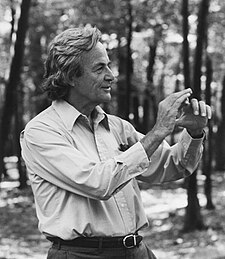
#> input picture keisanki/image/RichardFeynman.jpg, 225 x 259 px
$ python sample10.py image/RichardFeynman.jpg   (Python 2 division)
#> lines starting #> are read from the running program, lines starting #| are printed output that depends on the picture
#!/usr/bin/env python3
#-*- coding: utf-8 -*-

import cv2
import sys

print sys.argv[1]
img = cv2.imread(sys.argv[1])
#> img is the input picture: shape (259, 225, 3); min 0, max 255, mean 120.5

# (1)画素値（R,G,B）を順次取得し，変更する
p = [0,0,0]
height, width = img.shape[:2]
#> height = 259; width = 225
for y in range(height):
    for x in range(width):
        # 画素値を直接操作する一例
        p[0] = img[y][x][0] # B
        p[1] = img[y][x][1] # G
        p[2] = img[y][x][2] # R
        img[y][x][0] = round(p[0] * 0.6 + 10)
        img[y][x][1] = round(p[1] * 1.0)
        img[y][x][2] = round(p[2] * 0.0)
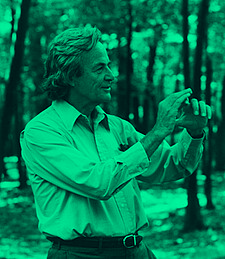
#> img: shape (259, 225, 3); mean B, G, R 82.3, 120.5, 0
#> after the loop, p = [101, 101, 101]

cv2.namedWindow("Image")
cv2.imshow("Image", img)
cv2.waitKey(0)
cv2.destroyAllWindows()
